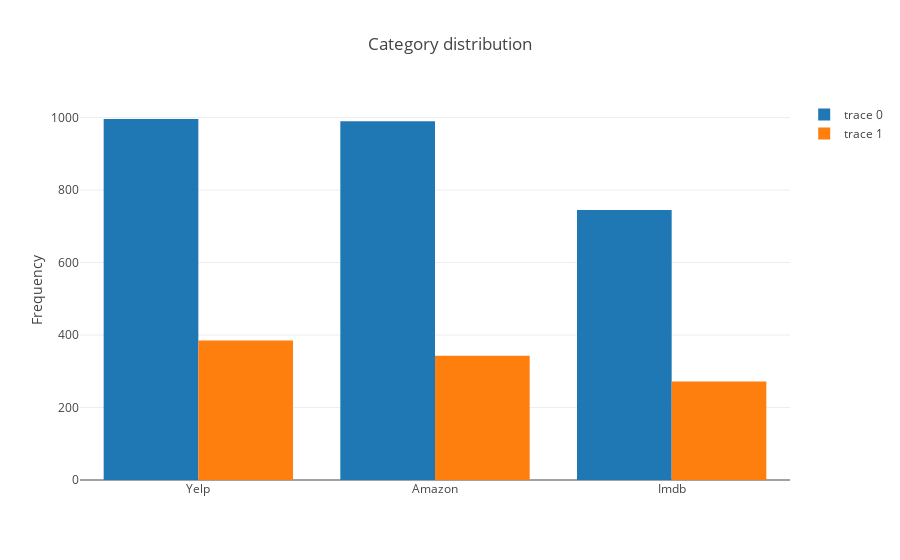

Here is the notebook cell this chart was saved with:
### Code cell
trace1 = {
    "x":list(X_category_counts[0]),
    "y":list(X_category_counts[1]),
    "type": "bar"
}
trace2 = {
    "x":list(X_sample_category_counts[0]),
    "y":list(X_sample_category_counts[1]),
    "type": "bar"
}

data = go.Data([trace1, trace2])
layout = {
    "title": "Category distribution",
    "yaxis": {"title": "Frequency"}
}

fig = go.Figure(data=data, layout=layout)
offline.iplot(fig, filename='grouped-bar')

### Figure 1 — Plotly figure (JSON) as saved in the notebook; plotly's stock layout.template omitted (floating-point values rounded to 4 significant figures)
{"data": [{"type": "bar", "x": ["Yelp", "Amazon", "Imdb"], "y": [996, 990, 745]}, {"type": "bar", "x": ["Yelp", "Amazon", "Imdb"], "y": [385, 343, 272]}], "layout": {"title": "Category distribution", "yaxis": {"title": "Frequency"}}}
